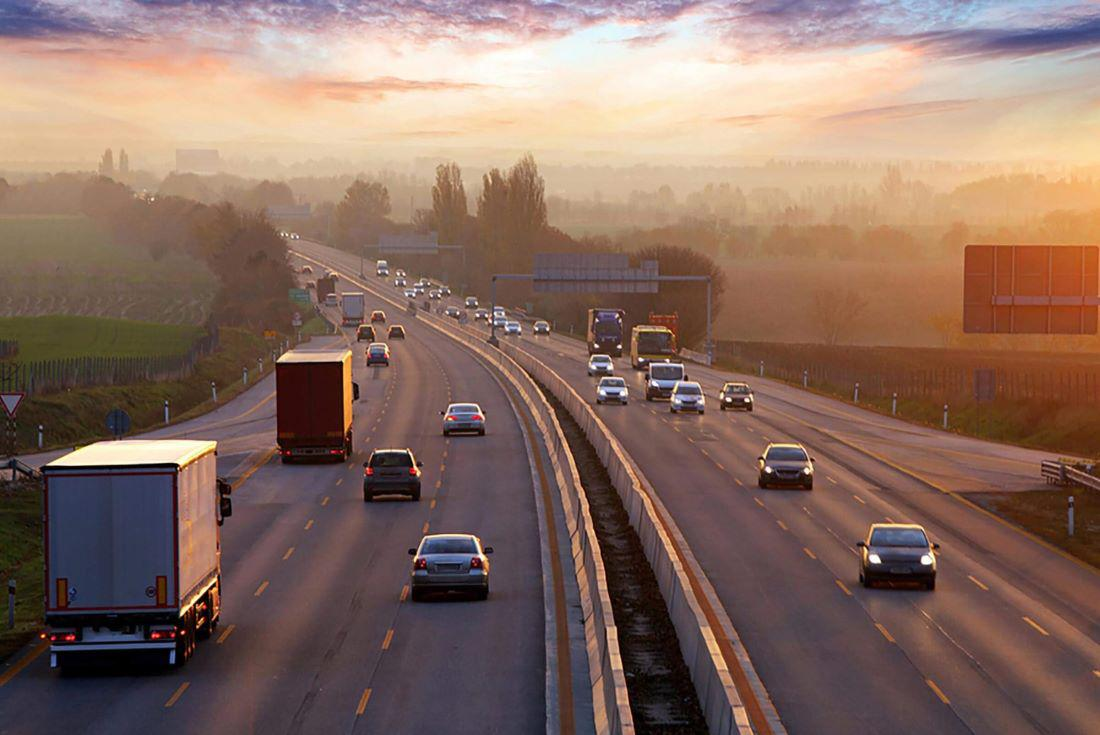
#> input picture FirstCV/image.png, 1100 x 735 px
$ python third.py
#> lines starting #> are read from the running program, lines starting #| are printed output that depends on the picture
import     cv2 as p
import numpy as np


image = p.imread("image.png")
#> image is the input picture: shape (735, 1100, 3); mean B, G, R 98.3, 109.4, 136.2


h,w = image.shape[:2]
#> h = 735; w = 1100

(B,G,R ) = image[100,200]
#> B = 167; G = 209; R = 246

print("RRed",R)
#| RRed 246
print("Green",G)
#| Green 209
print("Blue",B)
#| Blue 167


roi = image[10:600,20:700]
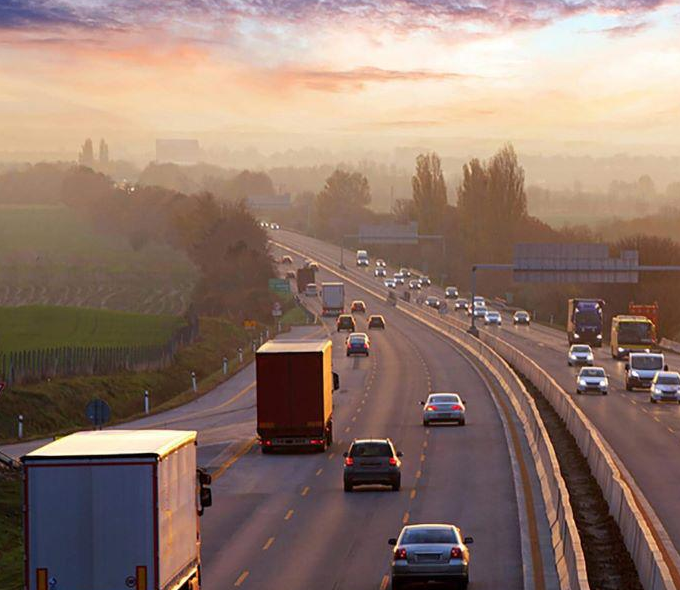
#> roi: shape (590, 680, 3); mean B, G, R 108, 119.3, 143.6
p.imshow("Image",roi)
p.waitKey(0)
print("height :", h)
#| height : 735
print("width :", w)
#| width : 1100
